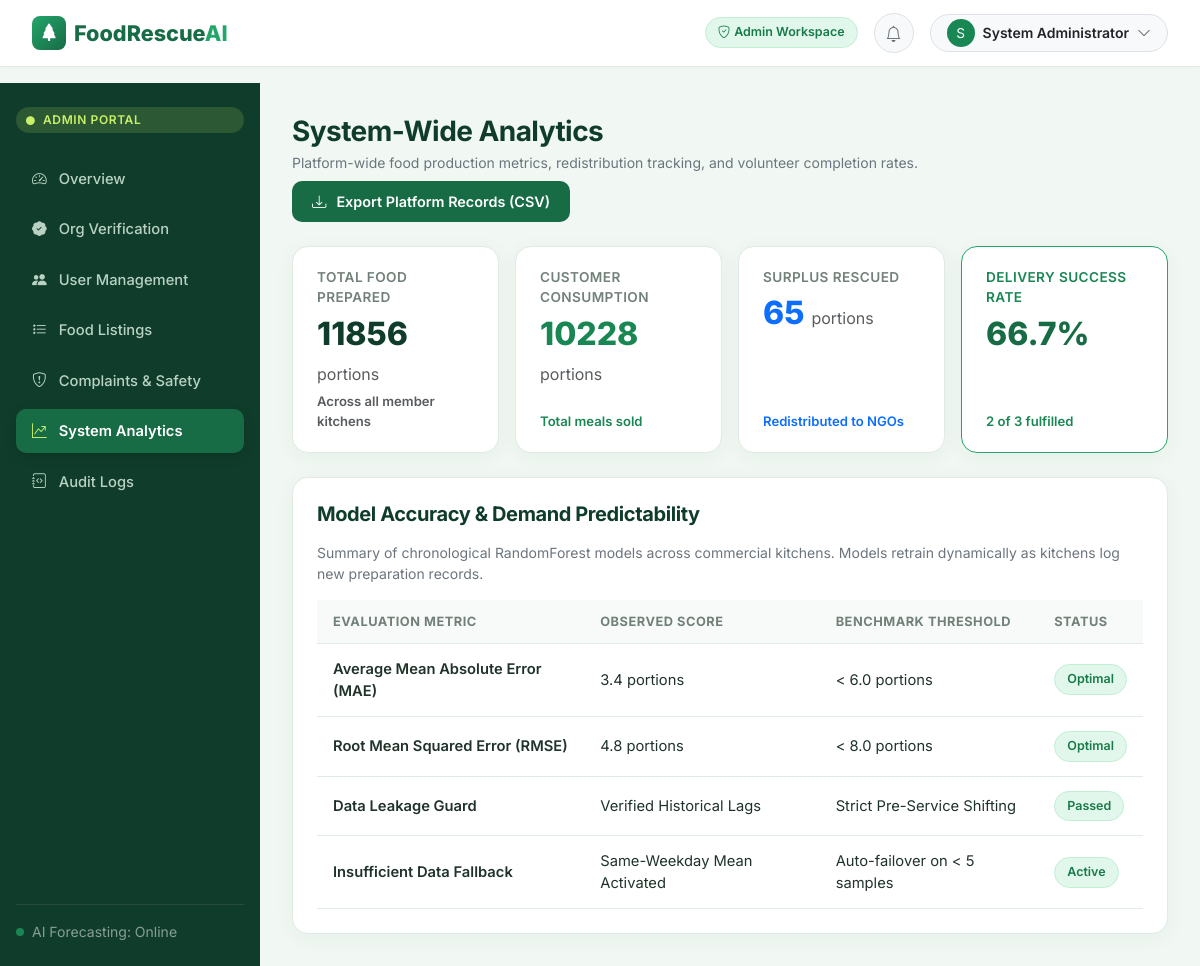
Page /admin/analytics (signed in) on the committed database.
### models/database.py (models this page shows, shortened)
class User(UserMixin, db.Model):
    __tablename__ = 'users'
    id = db.Column(db.Integer, primary_key=True)
    name = db.Column(db.String(120), nullable=False)
    email = db.Column(db.String(120), unique=True, nullable=False, index=True)
    phone = db.Column(db.String(30), nullable=True)
    password_hash = db.Column(db.String(256), nullable=False)
    role = db.Column(db.String(30), nullable=False)  # 'restaurant', 'ngo', 'volunteer', 'admin'
    account_status = db.Column(db.String(30), default='pending')  # 'pending', 'active', 'suspended'
    created_at = db.Column(db.DateTime, default=datetime.datetime.utcnow)
    organization_memberships = db.relationship('OrganizationMember', backref='user', cascade='all, delete-orphan')
    deliveries = db.relationship('Delivery', backref='volunteer', foreign_keys='Delivery.volunteer_user_id')
    notifications = db.relationship('Notification', backref='user', cascade='all, delete-orphan')
    complaints_filed = db.relationship('Complaint', backref='reporter', foreign_keys='Complaint.reporter_user_id')
    audit_logs = db.relationship('AuditLog', backref='actor', foreign_keys='AuditLog.actor_user_id')
    @property
    def organization(self):
        if self.organization_memberships:
            return self.organization_memberships[0].organization
        return None

### routes/admin.py (the view)
@admin_bp.route('/analytics')
@login_required
@role_required('admin')
def analytics():
    tot_prep = db.session.query(func.sum(FoodRecord.prepared_quantity)).scalar() or 0.0
    tot_sold = db.session.query(func.sum(FoodRecord.sold_quantity)).scalar() or 0.0
    tot_surplus = db.session.query(func.sum(FoodRecord.leftover_quantity)).scalar() or 0.0
    tot_donated = db.session.query(func.sum(DonationRequest.approved_quantity)).filter(
        DonationRequest.request_status == 'Completed'
    ).scalar() or 0.0
    delivery_completed = Delivery.query.filter_by(delivery_status='Recipient Confirmed').count()
    delivery_total = Delivery.query.count()
    delivery_rate = round((delivery_completed / delivery_total * 100), 1) if delivery_total > 0 else 100.0
    return render_template(
        'admin/analytics.html',
        tot_prep=round(tot_prep, 1),
        tot_sold=round(tot_sold, 1),
        tot_surplus=round(tot_surplus, 1),
        tot_donated=round(tot_donated, 1),
        delivery_rate=delivery_rate,
        delivery_completed=delivery_completed,
        delivery_total=delivery_total
    )

### templates/admin/analytics.html (shortened to what this page needs)
{% extends 'base.html' %}
{% block content %}
<div class="d-flex justify-content-between align-items-center mb-4 flex-wrap gap-2">
  <div>
    <h3 class="fw-bold mb-1">System-Wide Analytics</h3>
    <p class="text-secondary small mb-0">Platform-wide food production metrics, redistribution tracking, and volunteer completion rates.</p>
  </div>
  <a href="{{ url_for('admin.export_csv') }}" class="btn btn-forest btn-sm">
    <i class="bi bi-download me-1"></i> Export Platform Records (CSV)
  </a>
</div>
<div class="row g-3 mb-4">
  <div class="col-sm-6 col-xl-3">
    <div class="metric-card">
      <div>
        <div class="metric-title">Total Food Prepared</div>
        <div class="metric-value">{{ int(tot_prep) }} <span class="fs-6 fw-normal text-muted">portions</span></div>
      </div>
      <div class="metric-sub text-muted">Across all member kitchens</div>
    </div>
  </div>
  <div class="col-sm-6 col-xl-3">
    <div class="metric-card">
      <div>
        <div class="metric-title">Customer Consumption</div>
        <div class="metric-value text-success">{{ int(tot_sold) }} <span class="fs-6 fw-normal text-muted">portions</span></div>
      </div>
      <div class="metric-sub text-success">Total meals sold</div>
    </div>
  </div>
  <div class="col-sm-6 col-xl-3">
    <div class="metric-card">
      <div>
        <div class="metric-title">Surplus Rescued</div>
        <div class="metric-value text-primary">{{ int(tot_donated) }} <span class="fs-6 fw-normal text-muted">portions</span></div>
      </div>
      <div class="metric-sub text-primary">Redistributed to NGOs</div>
    </div>
  </div>
  <div class="col-sm-6 col-xl-3">
    <div class="metric-card" style="border: 1.5px solid var(--fresh-green);">
      <div>
        <div class="metric-title text-success">Delivery Success Rate</div>
        <div class="metric-value" style="color: var(--primary-forest);">{{ delivery_rate }}%</div>
      </div>
      <div class="metric-sub text-success">{{ delivery_completed }} of {{ delivery_total }} fulfilled</div>
    </div>
  </div>
</div>
<div class="s-card mb-0">
  <h5 class="fw-bold mb-3">Model Accuracy & Demand Predictability</h5>
  <p class="text-secondary small mb-3">
    Summary of chronological RandomForest models across commercial kitchens. Models retrain dynamically as kitchens log new preparation records.
  </p>
  <div class="table-responsive">
    <table class="s-table">
      <thead>
        <tr>
          <th>Evaluation Metric</th>
          <th>Observed Score</th>
          <th>Benchmark Threshold</th>
          <th>Status</th>
        </tr>
      </thead>
      <tbody>
        <tr>
          <td class="fw-semibold">Average Mean Absolute Error (MAE)</td>
          <td>3.4 portions</td>
          <td>&lt; 6.0 portions</td>
          <td><span class="badge-pill badge-complete">Optimal</span></td>
        </tr>
        <tr>
          <td class="fw-semibold">Root Mean Squared Error (RMSE)</td>
          <td>4.8 portions</td>
          <td>&lt; 8.0 portions</td>
          <td><span class="badge-pill badge-complete">Optimal</span></td>
        </tr>
        <tr>
          <td class="fw-semibold">Data Leakage Guard</td>
          <td>Verified Historical Lags</td>
          <td>Strict Pre-Service Shifting</td>
          <td><span class="badge-pill badge-complete">Passed</span></td>
        </tr>
        <tr>
          <td class="fw-semibold">Insufficient Data Fallback</td>
          <td>Same-Weekday Mean Activated</td>
          <td>Auto-failover on &lt; 5 samples</td>
          <td><span class="badge-pill badge-complete">Active</span></td>
        </tr>
      </tbody>
    </table>
  </div>
</div>
{% endblock %}

### templates/components/navbar.html (shortened to what this page needs)
<nav class="navbar navbar-expand-lg navbar-custom sticky-top">
  <div class="container-fluid px-2">
    <a class="brand-logo" href="{{ url_for('public.landing') }}">
      <div class="brand-leaf-icon">
        <i class="bi bi-tree-fill"></i>
      </div>
      <span>FoodRescue<span style="color: var(--fresh-green);">AI</span></span>
    </a>
    <div class="collapse navbar-collapse" id="navContent">
      {% if not current_user.is_authenticated %}
        <ul class="navbar-nav ms-auto align-items-center gap-3">
          <li class="nav-item">
            <a class="nav-link fw-semibold text-secondary" href="{{ url_for('public.landing') }}#how-it-works">How It Works</a>
          </li>
          <li class="nav-item">
            <a class="nav-link fw-semibold text-secondary" href="{{ url_for('public.landing') }}#features">Features</a>
          </li>
          <li class="nav-item">
            <a class="nav-link fw-semibold text-secondary" href="{{ url_for('public.landing') }}#impact">Impact</a>
          </li>
          <li class="nav-item">
            <a class="btn btn-outline-danger btn-sm px-2" href="{{ url_for('auth.login', role='admin') }}" title="Administrator Console">
              <i class="bi bi-shield-lock"></i> Admin Portal
            </a>
          </li>
          <li class="nav-item">
            <a class="btn btn-outline-forest btn-sm px-3" href="{{ url_for('auth.login') }}">Sign In</a>
          </li>
          <li class="nav-item">
            <a class="btn btn-forest btn-sm px-3" href="{{ url_for('auth.register') }}">Get Started</a>
          </li>
        </ul>
      {% else %}
        <div class="ms-auto d-flex align-items-center gap-3">
          <span class="badge-pill
            {% if current_user.role == 'restaurant' %}badge-complete
            {% elif current_user.role == 'ngo' %}badge-info
            {% elif current_user.role == 'volunteer' %}badge-warning
            {% else %}badge-eligible{% endif %}">
            <i class="bi bi-shield-check"></i>
            {{ current_user.role|capitalize }} Workspace
          </span>
          <div class="dropdown" id="notificationDropdown">
            <button class="btn btn-light position-relative rounded-circle p-2 border" type="button" data-bs-toggle="dropdown" aria-expanded="false" style="width: 40px; height: 40px;">
              <i class="bi bi-bell text-secondary"></i>
            </button>
          </div>
          <div class="dropdown">
            <button class="btn btn-light rounded-pill border px-3 py-1 d-flex align-items-center gap-2" type="button" data-bs-toggle="dropdown" aria-expanded="false">
              <div class="rounded-circle bg-success text-white d-flex align-items-center justify-content-center" style="width: 28px; height: 28px; font-size: 0.85rem;">
                {{ current_user.name[:1]|upper }}
              </div>
              <span class="fw-semibold text-dark small d-none d-sm-inline">{{ current_user.name }}</span>
              <i class="bi bi-chevron-down text-muted small"></i>
            </button>
          </div>
        </div>
      {% endif %}
    </div>
  </div>
</nav>

### templates/components/sidebar.html (shortened to what this page needs)
<aside class="sidebar-forest">
  <div class="sidebar-role-badge">
    <i class="bi bi-circle-fill me-1" style="font-size: 0.55rem;"></i>
    {{ current_user.role|upper }} PORTAL
  </div>
  <ul class="sidebar-menu">
    {% if current_user.role == 'restaurant' %}
      <li>
        <a href="{{ url_for('restaurant.dashboard') }}" class="{% if request.endpoint == 'restaurant.dashboard' %}active{% endif %}">
          <i class="bi bi-grid-1x2-fill"></i>
          <span>Dashboard</span>
        </a>
      </li>
      <li>
        <a href="{{ url_for('restaurant.inventory') }}" class="{% if request.endpoint == 'restaurant.inventory' %}active{% endif %}">
          <i class="bi bi-box-seam-fill"></i>
          <span>Food Inventory</span>
        </a>
      </li>
      <li>
        <a href="{{ url_for('restaurant.sales_records') }}" class="{% if request.endpoint == 'restaurant.sales_records' %}active{% endif %}">
          <i class="bi bi-journal-text"></i>
          <span>Sales & Prep Records</span>
        </a>
      </li>
      <li>
        <a href="{{ url_for('restaurant.forecast') }}" class="{% if request.endpoint == 'restaurant.forecast' %}active{% endif %}">
          <i class="bi bi-cpu-fill"></i>
          <span>AI Demand Forecast</span>
        </a>
      </li>
      <li>
        <a href="{{ url_for('restaurant.surplus') }}" class="{% if request.endpoint == 'restaurant.surplus' %}active{% endif %}">
          <i class="bi bi-bag-heart-fill"></i>
          <span>Surplus Food</span>
        </a>
      </li>
      <li>
        <a href="{{ url_for('restaurant.requests') }}" class="{% if request.endpoint == 'restaurant.requests' %}active{% endif %}">
          <i class="bi bi-inbox-fill"></i>
          <span>Donation Requests</span>
        </a>
      </li>
      <li>
        <a href="{{ url_for('restaurant.delivery_tracking') }}" class="{% if request.endpoint == 'restaurant.delivery_tracking' %}active{% endif %}">
          <i class="bi bi-geo-alt-fill"></i>
          <span>Delivery Tracking</span>
        </a>
      </li>
      <li>
        <a href="{{ url_for('restaurant.reports') }}" class="{% if request.endpoint == 'restaurant.reports' %}active{% endif %}">
          <i class="bi bi-bar-chart-line-fill"></i>
          <span>Reports & Analytics</span>
        </a>
      </li>
    {% elif current_user.role == 'admin' %}
      <li>
        <a href="{{ url_for('admin.dashboard') }}" class="{% if request.endpoint == 'admin.dashboard' %}active{% endif %}">
          <i class="bi bi-speedometer2"></i>
          <span>Overview</span>
        </a>
      </li>
      <li>
        <a href="{{ url_for('admin.verifications') }}" class="{% if request.endpoint == 'admin.verifications' %}active{% endif %}">
          <i class="bi bi-patch-check-fill"></i>
          <span>Org Verification</span>
        </a>
      </li>
      <li>
        <a href="{{ url_for('admin.users') }}" class="{% if request.endpoint == 'admin.users' %}active{% endif %}">
          <i class="bi bi-people-fill"></i>
          <span>User Management</span>
        </a>
      </li>
      <li>
        <a href="{{ url_for('admin.listings') }}" class="{% if request.endpoint == 'admin.listings' %}active{% endif %}">
          <i class="bi bi-list-stars"></i>
          <span>Food Listings</span>
        </a>
      </li>
      <li>
        <a href="{{ url_for('admin.complaints') }}" class="{% if request.endpoint == 'admin.complaints' %}active{% endif %}">
          <i class="bi bi-shield-exclamation"></i>
          <span>Complaints & Safety</span>
        </a>
      </li>
      <li>
        <a href="{{ url_for('admin.analytics') }}" class="{% if request.endpoint == 'admin.analytics' %}active{% endif %}">
          <i class="bi bi-graph-up-arrow"></i>
          <span>System Analytics</span>
        </a>
      </li>
      <li>
        <a href="{{ url_for('admin.audit_logs') }}" class="{% if request.endpoint == 'admin.audit_logs' %}active{% endif %}">
          <i class="bi bi-journal-code"></i>
          <span>Audit Logs</span>
        </a>
      </li>
    {% endif %}
  </ul>
  <div class="pt-3 border-top border-secondary border-opacity-25 mt-auto">
    <div class="d-flex align-items-center gap-2">
      <div class="rounded-circle bg-success" style="width: 8px; height: 8px;"></div>
      <span class="small text-white-50">AI Forecasting: Online</span>
    </div>
  </div>
</aside>

### rows in the picture
User: role "Admin", name "S", name "System Administrator", role "ADMIN"

### other values in the picture
{{ int(tot_prep) }} "11856"
{{ int(tot_sold) }} "10228"
{{ int(tot_donated) }} "65"
{{ delivery_rate }} "66.7"
{{ delivery_completed }} "2"
{{ delivery_total }} "3"
